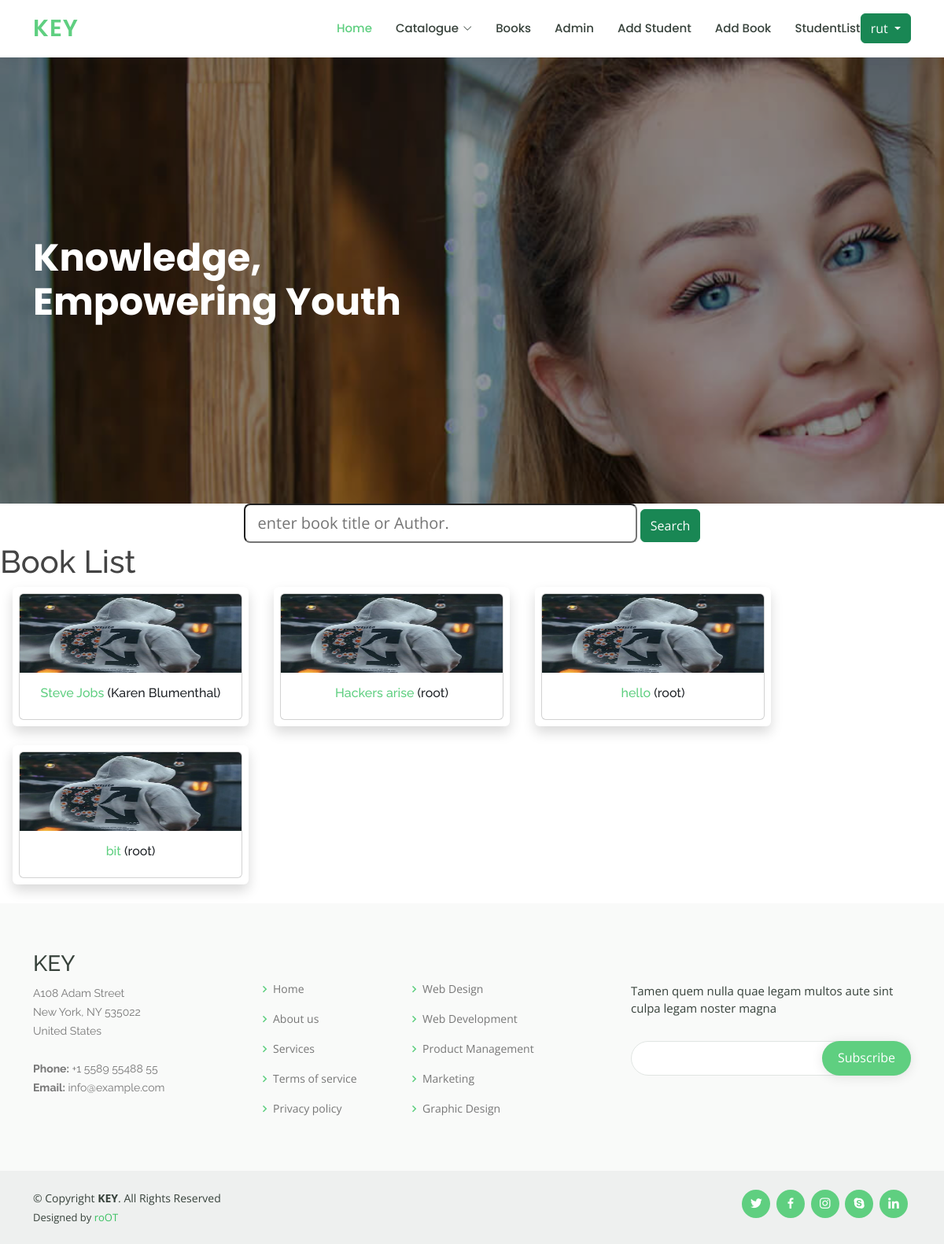
The app's page /books/ (signed in) with its own data.
### management/models.py (models this page shows)
class Book(models.Model):
    title = models.CharField(max_length=200)
    author = models.CharField(max_length=100)
    summary = models.TextField(max_length=1000, help_text="Enter a brief description of the book")
    isbn = models.CharField('ISBN', max_length=13,
                            help_text='13 Character <a href="https://www.isbn-international.org/content/what-isbn">ISBN number</a>')
    genre = models.ManyToManyField(Genre, help_text="Select a genre for this book")
    category = models.ManyToManyField(Category, help_text="Select a category for this book")
    publisher = models.CharField(max_length=150)
    total_copies = models.IntegerField()
    available_copies = models.IntegerField()
    pic=models.ImageField(blank=False, null=False, upload_to='book_image')

### management/views.py (the view)
# urls.py: path('books/', views.BookListView, name='books'),
def BookListView(request):
    book_list = Book.objects.all()
    return render(request, 'catalog/book_list.html', locals())

### templates/catalog/book_list.html
{% extends "base.html" %}
{% block content %}
   <center> <form class="form" id="searchform" action="{% url 'search_b' %}" method="get">
    <div class="form-group">
    <input type="text" class="col-5  form-control-lg"  placeholder="enter book title or Author. " name="q" type="text"/>
    <button type="button"  class="btn btn-success form-control-lg" onclick="searchform.submit()">Search</button>
        </div>
</form>
   </center>
    <h1>Book List</h1>
    {% if book_list %}
    <div class="row mx-auto">
      {% for book in book_list %}
    <div class="mx-3 col-md-4 col-lg-3 mb-4 shadow p-2 mb-4 bg-white rounded">
      <div class="card mx-auto text-center ">
      <img class="card-img-top" src="{{ book.pic.url }}" alt="Sample Title" height="100px" width="50px">
        <div class="card-body">
          <h6 class="card-title">    <a href="{{ book.get_absolute_url22 }}">{{ book.title }}</a> ({{book.author}})</h6>
        </div>
      </div>
    </div>
      {% endfor %}
    </div>
    {% else %}
      <p class=" bg bg-white">There are no books with such title or Author.</p>
    {% endif %}
{% endblock %}

### templates/base.html (shortened to what this page needs)
{% load static %}
<!DOCTYPE html>
<html lang="en">
<head>
  <link href="{% static '/assets/vendor/animate.css' %}" rel="stylesheet">
  <link href="{% static '/assets/vendor/aos/aos.css' %}" rel="stylesheet">
  <link href="{% static '/assets/vendor/bootstrap/css/bootstrap.min.css' %}" rel="stylesheet">
  <link href="{% static '/assets/vendor/bootstrap-icons/bootstrap-icons.css' %}" rel="stylesheet">
  <link href="{% static '/assets/vendor/boxicons/css/boxicons.min.css' %}" rel="stylesheet">
  <link href="{% static '/assets/vendor/remixicon/remixicon.css' %}" rel="stylesheet">
  <link href="{% static '/assets/vendor/swiper/swiper-bundle.min.css' %}" rel="stylesheet">
  <link href="{% static '/assets/css/style.css' %}" rel="stylesheet">
</head>
<body>
  <header id="header" class="fixed-top">
    <div class="container d-flex align-items-center">
      <h1 class="logo me-auto"><a href="/">KEY</a></h1>
      <nav id="navbar" class="navbar order-last order-lg-0">
        <ul>
          <li><a class="active" href=" ">Home</a></li>
          <li class="dropdown"><a href="#"><span>Catalogue</span> <i class="bi bi-chevron-down"></i></a>
          </li>
          <li class="nav-item">
            <a class="nav-link" href="{% url 'books' %}">Books</a>
        </li>
        <li class="nav-item">
          <a class="nav-link" href="{% url 'admin:index' %}">Admin</a>
      </li>
      {% if user.is_superuser %}
          <li class="nav-item">
              <a class="nav-link" href="{% url 'student_create' %}">Add Student</a>
          </li>
          <li class="nav-item">
              <a class="nav-link" href="{% url 'book_create' %}">Add Book</a>
          </li>
          <li class="nav-item">
              <a class="nav-link" href="{% url 'student_list' %}">StudentList</a>
          </li>
      {% endif %}
          {% if user.is_authenticated %}
<div class="dropdown float">
<button type="button" class="btn btn-success dropdown-toggle" data-toggle="dropdown">
{{ request.user }}
</button>
</div>
               {% else %}
          <li class="nav-item">
              <a class="nav-link" href="{% url 'login' %}">Login</a>
          </li>
{% endif %}
        </ul>
      </nav>
    </div>
  </header>
  <section id="hero" class="d-flex justify-content-center align-items-center">
    <div class="container position-relative" data-aos="zoom-in" data-aos-delay="100">
      <h1>Knowledge,<br>Empowering Youth</h1>
    </div>
  </section>
  <main id="main">
    {% block content %}
    {% endblock content %}
  <footer id="footer">
    <div class="footer-top">
      <div class="container">
        <div class="row">
          <div class="col-lg-3 col-md-6 footer-contact">
            <h3>KEY</h3>
            <p>
              A108 Adam Street <br>
              New York, NY 535022<br>
              United States <br><br>
              <strong>Phone:</strong> +1 5589 55488 55<br>
              <strong>Email:</strong> info@example.com<br>
            </p>
          </div>
          <div class="col-lg-2 col-md-6 footer-links">
            <h4>Useful Links</h4>
            <ul>
              <li><i class="bx bx-chevron-right"></i> <a href="#">Home</a></li>
              <li><i class="bx bx-chevron-right"></i> <a href="#">About us</a></li>
              <li><i class="bx bx-chevron-right"></i> <a href="#">Services</a></li>
              <li><i class="bx bx-chevron-right"></i> <a href="#">Terms of service</a></li>
              <li><i class="bx bx-chevron-right"></i> <a href="#">Privacy policy</a></li>
            </ul>
          </div>
          <div class="col-lg-3 col-md-6 footer-links">
            <h4>Our Services</h4>
            <ul>
              <li><i class="bx bx-chevron-right"></i> <a href="#">Web Design</a></li>
              <li><i class="bx bx-chevron-right"></i> <a href="#">Web Development</a></li>
              <li><i class="bx bx-chevron-right"></i> <a href="#">Product Management</a></li>
              <li><i class="bx bx-chevron-right"></i> <a href="#">Marketing</a></li>
              <li><i class="bx bx-chevron-right"></i> <a href="#">Graphic Design</a></li>
            </ul>
          </div>
          <div class="col-lg-4 col-md-6 footer-newsletter">
            <h4>Join Our Newsletter</h4>
            <p>Tamen quem nulla quae legam multos aute sint culpa legam noster magna</p>
            <form action="" method="post">
              <input type="email" name="email"><input type="submit" value="Subscribe">
            </form>
          </div>
        </div>
      </div>
    </div>
    <div class="container d-md-flex py-4">
      <div class="me-md-auto text-center text-md-start">
        <div class="copyright">
          &copy; Copyright <strong><span>KEY</span></strong>. All Rights Reserved
        </div>
        <div class="credits">
          Designed by <a href="https://root-codes.netlify.app/">roOT</a>
        </div>
      </div>
      <div class="social-links text-center text-md-right pt-3 pt-md-0">
        <a href="#" class="twitter"><i class="bx bxl-twitter"></i></a>
        <a href="#" class="facebook"><i class="bx bxl-facebook"></i></a>
        <a href="#" class="instagram"><i class="bx bxl-instagram"></i></a>
        <a href="#" class="google-plus"><i class="bx bxl-skype"></i></a>
        <a href="#" class="linkedin"><i class="bx bxl-linkedin"></i></a>
      </div>
    </div>
  </footer>
</body>
</html>

### static/assets/css/style.css (style rules this page uses)
body { font-family: "Open Sans", sans-serif; color: #444444; }
a { color: #5fcf80; text-decoration: none; }
h1, h2, h3, h4, h5, h6 { font-family: "Raleway", sans-serif; }
#header { background: #fff; transition: all 0.5s; z-index: 997; padding: 15px 0; box-shadow: 0px 0 18px rgba(55, 66, 59, 0.08); }
#header .logo { font-size: 30px; margin: 0; padding: 0; line-height: 1; font-weight: 600; letter-spacing: 1px; text-transform: uppercase; font-family: "Poppins", sans-serif; }
#header .logo a { color: #5fcf80; }
.navbar { padding: 0; }
.navbar ul { margin: 0; padding: 0; display: flex; list-style: none; align-items: center; }
.navbar li { position: relative; }
.navbar a, .navbar a:focus { display: flex; align-items: center; justify-content: space-between; padding: 10px 0 10px 30px; font-family: "Poppins", sans-serif; font-size: 15px; font-weight: 500; color: #37423b; white-space: nowrap; transition: 0.3s; }
.navbar a i, .navbar a:focus i { font-size: 12px; line-height: 0; margin-left: 5px; }
.navbar a:hover, .navbar .active, .navbar .active:focus, .navbar li:hover>a { color: #5fcf80; }
#hero { width: 100%; height: 80vh; background: url("../img/hero-bg.jpg") top center; background-size: cover; position: relative; }
#hero:before { content: ""; background: rgba(0, 0, 0, 0.4); position: absolute; bottom: 0; top: 0; left: 0; right: 0; }
#hero .container { padding-top: 72px; }
#hero h1 { margin: 0; font-size: 48px; font-weight: 700; line-height: 56px; color: #fff; font-family: "Poppins", sans-serif; }
@media (min-width: 1024px) { #hero { background-attachment: fixed; } }
section { padding: 60px 0; overflow: hidden; }
#footer { color: #37423b; font-size: 14px; background: #eef0ef; }
#footer .footer-top { padding: 60px 0 30px 0; background: #f9faf9; }
#footer .footer-top .footer-contact { margin-bottom: 30px; }
#footer .footer-top .footer-contact p { font-size: 14px; line-height: 24px; margin-bottom: 0; font-family: "Raleway", sans-serif; color: #777777; }
#footer .footer-top h4 { font-size: 16px; font-weight: bold; color: #444444; position: relative; padding-bottom: 12px; }
#footer .footer-top .footer-links { margin-bottom: 30px; }
#footer .footer-top .footer-links ul { list-style: none; padding: 0; margin: 0; }
#footer .footer-top .footer-links ul i { padding-right: 2px; color: #5fcf80; font-size: 18px; line-height: 1; }
#footer .footer-top .footer-links ul li { padding: 10px 0; display: flex; align-items: center; }
#footer .footer-top .footer-links ul li:first-child { padding-top: 0; }
#footer .footer-top .footer-links ul a { color: #777777; transition: 0.3s; display: inline-block; line-height: 1; }
#footer .footer-newsletter { font-size: 15px; }
#footer .footer-newsletter h4 { font-size: 16px; font-weight: bold; color: #444444; position: relative; padding-bottom: 12px; }
#footer .footer-newsletter form { margin-top: 30px; background: #fff; padding: 6px 10px; position: relative; border-radius: 50px; text-align: left; border: 1px solid #e0e5e2; }
#footer .footer-newsletter form input[type=email] { border: 0; padding: 4px 8px; width: calc(100% - 100px); }
#footer .footer-newsletter form input[type=submit] { position: absolute; top: -1px; right: -1px; bottom: -1px; border: 0; background: none; font-size: 16px; padding: 0 20px 2px 20px; background: #5fcf80; color: #fff; transition: 0.3s; border-radius: 50px; box-shadow: 0px 2px 15px rgba(0, 0, 0, 0.1); }
#footer .credits { padding-top: 5px; font-size: 13px; }
#footer .credits a { color: #3ac162; transition: 0.3s; }
#footer .social-links a { font-size: 18px; display: inline-block; background: #5fcf80; color: #fff; line-height: 1; padding: 8px 0; margin-right: 4px; border-radius: 50%; text-align: center; width: 36px; height: 36px; transition: 0.3s; }

### records on screen
Book: pic (picture), title "Steve Jobs", author "Karen Blumenthal"
Book: pic (picture), title "Hackers arise", author "root"
Book: pic (picture), title "hello", author "root"
Book: pic (picture), title "bit", author "root"

### other values on screen
{{ request.user }} "rut"
